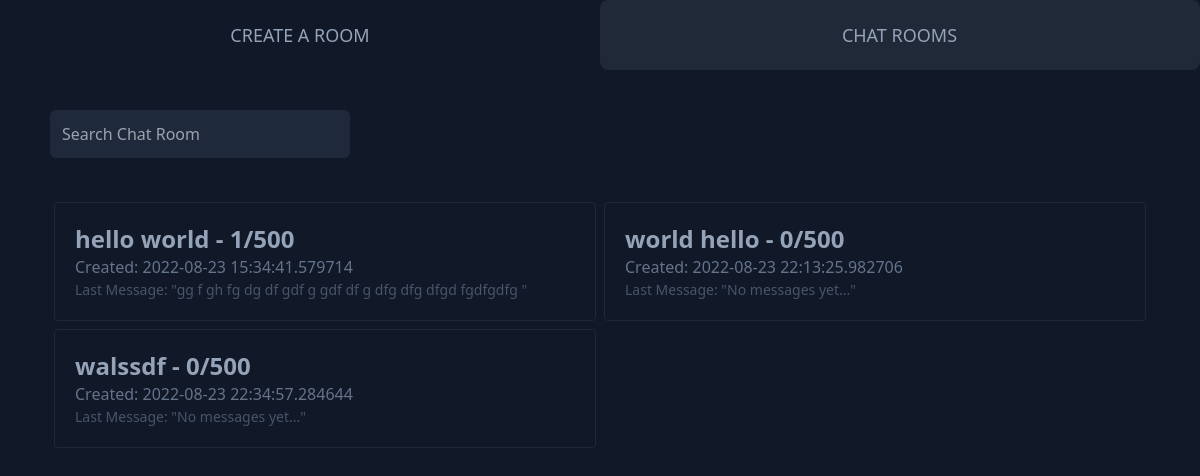
The page / on the database its author committed.
### app.py (models this page shows, shortened)
class Rooms(db.Model):
    RID = db.Column(db.Integer, primary_key=True)
    name = db.Column(db.String(100), unique=True, nullable=False)
    visibility = db.Column(db.String(20), nullable=False)
    date = db.Column(db.DateTime, nullable=False, default=datetime.utcnow)
    messages = db.Column(db.Integer)
    closing = db.Column(db.Boolean)
    chatters = db.Column(db.Integer)

class Logs(db.Model):
    MID = db.Column(db.Integer, primary_key=True)
    RID = db.Column(db.Integer, nullable=False)
    message = db.Column(db.String(1000), nullable=False)

### app.py (the view)
@app.route('/', methods=['GET', 'POST'])
def index():
    query = request.args.get('query')
    search = "%{}%".format(query)
    public_rooms = Rooms.query.filter_by(visibility='public').filter(Rooms.name.like(search)).all()
    if query:
        return render_template('partial/roomsQuery.html', rooms=public_rooms, LastMessage=getLastMessage)
    elif query == "":
        return render_template('partial/roomsQuery.html',rooms = public_rooms, LastMessage = getLastMessage)
    public_rooms = Rooms.query.filter_by(visibility='public').all()
    return render_template('listrooms.html', rooms=public_rooms, LastMessage=getLastMessage)

### app.py (called while the page is built)
def getLastMessage(RID):
    LastMessage = Logs.query.filter_by(RID=RID).order_by(Logs.MID.desc()).first()
    if LastMessage:
        return LastMessage.message
    return "No messages yet..."

### templates/listrooms.html (shortened to what this page needs)
{% extends 'layouts/layout_land.html' %}
{% block content %}
    <div class = "div2">
        <div class = "flex justify-start flex-wrap py-10">
            <input type = "text" placeholder = "Search Chat Room" id = "searchQuery" class = "bg-slate-800 rounded-md p-3 text-slate-400 font-light focus:outline-none ml-[50px] w-[300px]">
        </div>
        <div class = "flex flex-wrap mx-[50px]" id = "roomsList">
            {% include 'partial/roomsQuery.html' %}
        </div>
    </div>
{% endblock %}

### templates/partial/roomsQuery.html
              {% if rooms|length < 1 %}
                <h4 class = "text-center text-slate-400">No active rooms found!</h4>
              {% else %}
            {% for room in rooms %}
            <div class = "border border-gray-800 w-[calc(50%-8px)] m-1 rounded p-5 overflow-hidden hover:bg-gray-800 transition">
                <a href = {{url_for('roomview', RID = room.RID, name = room.name)}}>
                    <h2 class = "text-slate-400 text-2xl cursor-pointer font-semibold truncate hover:underline">
                        {{room.name}} - {{room.messages}}/500
                    </h2>
                </a>
                <p class = "text-slate-500">Created: {{room.date}}</p>
                <p class = "text-slate-600 text-[14px] font-normal truncate">Last Message: "{{LastMessage(room.RID)}}"</p>
            </div>
            {% endfor %}
      {% endif %}

### rows shown on the page
Rooms: name "hello world", messages "1", date "2022-08-23 15:34:41.579714"
Logs: message "gg f gh fg dg df gdf g gdf df g dfg dfg dfgd fgdfgdfg"
Rooms: name "world hello", messages "0", date "2022-08-23 22:13:25.982706", LastMessage "No messages yet..."
Rooms: name "walssdf", messages "0", date "2022-08-23 22:34:57.284644", LastMessage "No messages yet..."
